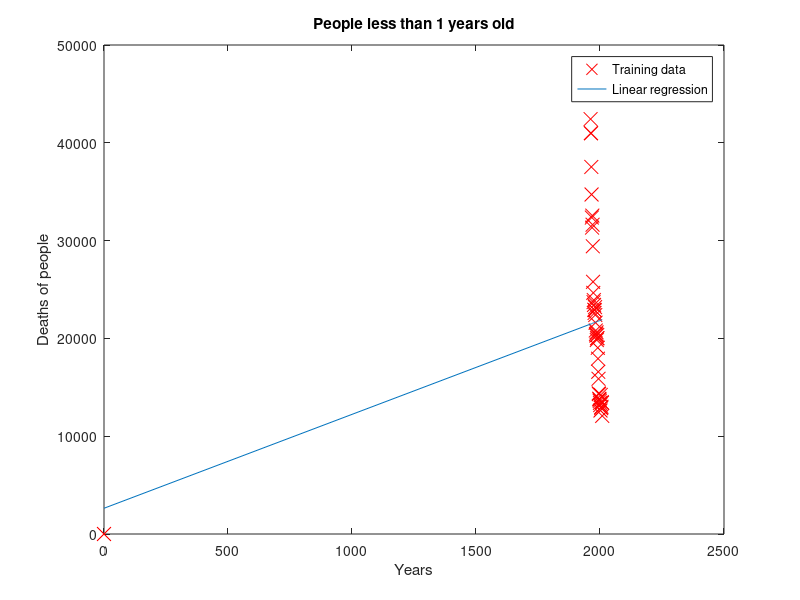

MATLAB code for this plot:
data=csvread("usamortality.csv")
year = data(:,1);
deaths1 = data(:,2)
deaths24= data(:,3);
deaths44= data(:,4);
deaths64= data(:,5);
deaths65= data(:,6);
totaldeaths = data(:,7)

data2010 = data(1:49,:)
new_data_year = data2010(:,1);
new_data_deaths1  = data2010(:,2);
new_data_deaths24 = data2010(:,3);
new_data_deaths44 = data2010(:,4);
new_data_deaths64 = data2010(:,5);
new_data_deaths65 = data2010(:,6);
new_data_totaldeaths = data2010(:,7);

function plotData(new_data_year,new_data_deaths1)
  plot(new_data_year,new_data_deaths1,'rx','MarkerSize',10)
  title("People less than 1 years old")
  xlabel("Years")
  ylabel("Deaths of people")
end
plotData(new_data_year,new_data_deaths1)
  
m = length(new_data_year);
X = [ones(m,1) new_data_year];
theta = (pinv(X'*X))*X'*new_data_deaths1

plotData(new_data_year,new_data_deaths1)
hold on;
plot(X(:,2), X*theta, '-')
legend('Training data', 'Linear regression')
hold off